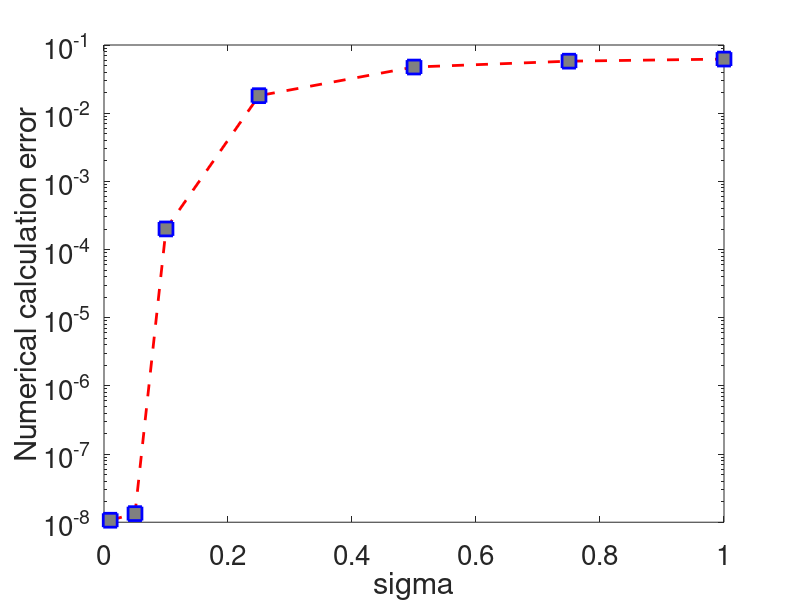

Recreate this plot in MATLAB.
lis=[1.06970107216497e-08
1.33700936572057e-08
0.000200418154764431
0.0180595260726323
0.0475047862019134
0.0579121068781060
0.0621671710424389];

sig=[0.01
0.05
0.10
0.25
0.50
0.75
1];

semilogy(sig,lis,'--rs',...
    'LineWidth',2,...
    'MarkerSize',10,...
    'MarkerEdgeColor','b',...
    'MarkerFaceColor',[0.5,0.5,0.5])
xlabel('sigma')
ylabel('Numerical calculation error')
set(gca,'FontSize',20)
% loglog(sig,lis,'--rs',...
%     'LineWidth',2,...
%     'MarkerSize',10,...
%     'MarkerEdgeColor','b',...
%     'MarkerFaceColor',[0.5,0.5,0.5])